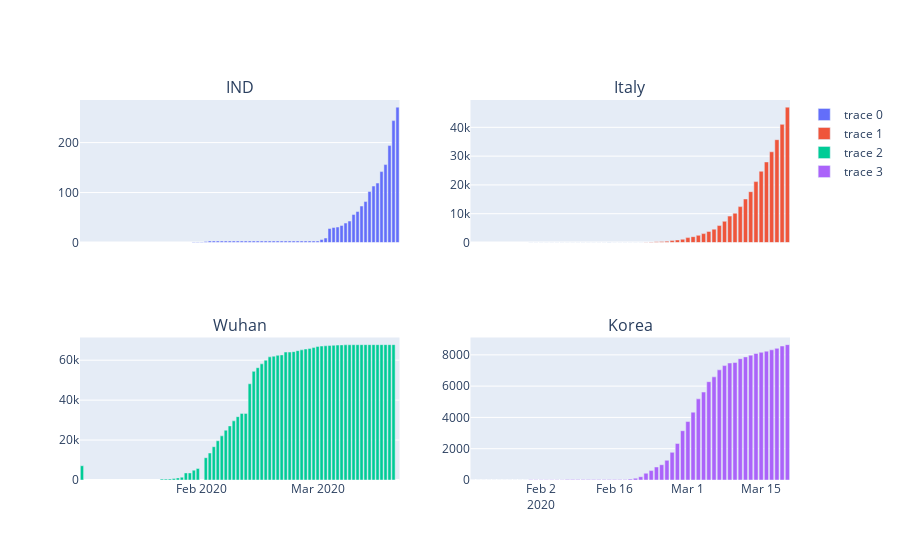

The notebook cell saved with this chart:
### Code cell
fig=make_subplots(rows=2,cols=2,shared_xaxes=True,
                 subplot_titles=('IND','Italy','Wuhan','Korea'))

fig.add_trace(go.Bar(x=dfind['Date'],y=dfind['Total Cases']),row=1,col=1)
fig.add_trace(go.Bar(x=dfitaly['Date'],y=dfitaly['Total Cases']),row=1,col=2)
fig.add_trace(go.Bar(x=dfwuhan['Date'],y=dfwuhan['Total Cases']),row=2,col=1)
fig.add_trace(go.Bar(x=dfKorea['Date'],y=dfKorea['Total Cases']),row=2,col=2)
